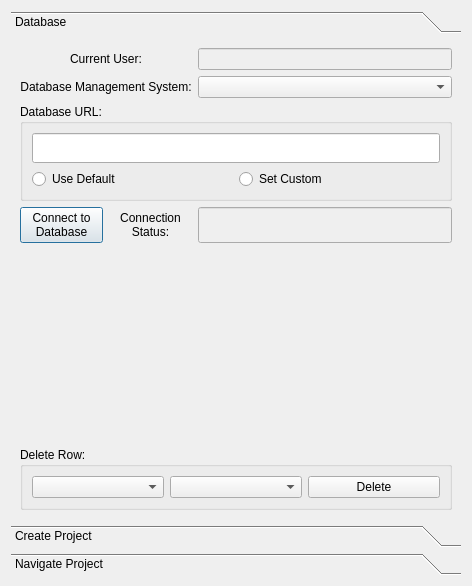
<?xml version="1.0" encoding="UTF-8"?>
<ui version="4.0">
 <class>proj_dialog</class>
 <widget class="QDialog" name="proj_dialog">
  <property name="windowModality">
   <enum>Qt::ApplicationModal</enum>
  </property>
  <property name="geometry">
   <rect>
    <x>0</x>
    <y>0</y>
    <width>472</width>
    <height>586</height>
   </rect>
  </property>
  <property name="sizePolicy">
   <sizepolicy hsizetype="Expanding" vsizetype="Fixed">
    <horstretch>0</horstretch>
    <verstretch>0</verstretch>
   </sizepolicy>
  </property>
  <property name="windowTitle">
   <string>Dialog</string>
  </property>
  <property name="modal">
   <bool>false</bool>
  </property>
  <layout class="QFormLayout" name="formLayout_2">
   <item row="2" column="0" colspan="2">
    <widget class="QToolBox" name="proj_toolbox">
     <property name="minimumSize">
      <size>
       <width>450</width>
       <height>550</height>
      </size>
     </property>
     <property name="currentIndex">
      <number>0</number>
     </property>
     <widget class="QWidget" name="proj_db_widget">
      <property name="geometry">
       <rect>
        <x>0</x>
        <y>0</y>
        <width>450</width>
        <height>457</height>
       </rect>
      </property>
      <attribute name="label">
       <string>Database</string>
      </attribute>
      <layout class="QGridLayout" name="gridLayout_5">
       <item row="1" column="0" colspan="2">
        <widget class="QLabel" name="proj_db_dbms_label">
         <property name="sizePolicy">
          <sizepolicy hsizetype="Preferred" vsizetype="Preferred">
           <horstretch>0</horstretch>
           <verstretch>0</verstretch>
          </sizepolicy>
         </property>
         <property name="text">
          <string>Database Management System:</string>
         </property>
         <property name="alignment">
          <set>Qt::AlignCenter</set>
         </property>
        </widget>
       </item>
       <item row="3" column="2">
        <widget class="QLineEdit" name="proj_db_status_lnedit">
         <property name="enabled">
          <bool>false</bool>
         </property>
         <property name="sizePolicy">
          <sizepolicy hsizetype="Expanding" vsizetype="Preferred">
           <horstretch>0</horstretch>
           <verstretch>0</verstretch>
          </sizepolicy>
         </property>
         <property name="alignment">
          <set>Qt::AlignCenter</set>
         </property>
        </widget>
       </item>
       <item row="1" column="2">
        <widget class="QComboBox" name="proj_db_dbms_combox">
         <property name="sizePolicy">
          <sizepolicy hsizetype="Preferred" vsizetype="Preferred">
           <horstretch>0</horstretch>
           <verstretch>0</verstretch>
          </sizepolicy>
         </property>
        </widget>
       </item>
       <item row="0" column="0" colspan="2">
        <widget class="QLabel" name="proj_db_user_label">
         <property name="text">
          <string>Current User:</string>
         </property>
         <property name="alignment">
          <set>Qt::AlignCenter</set>
         </property>
        </widget>
       </item>
       <item row="3" column="0">
        <widget class="QPushButton" name="proj_db_connect_pshbtn">
         <property name="text">
          <string>Connect to
Database</string>
         </property>
        </widget>
       </item>
       <item row="3" column="1">
        <widget class="QLabel" name="proj_db_status_label">
         <property name="text">
          <string>Connection
Status:</string>
         </property>
         <property name="alignment">
          <set>Qt::AlignCenter</set>
         </property>
        </widget>
       </item>
       <item row="0" column="2">
        <widget class="QLineEdit" name="proj_db_user_lnedit">
         <property name="enabled">
          <bool>false</bool>
         </property>
         <property name="alignment">
          <set>Qt::AlignCenter</set>
         </property>
        </widget>
       </item>
       <item row="11" column="0" colspan="3">
        <spacer name="proj_db_vspacer">
         <property name="orientation">
          <enum>Qt::Vertical</enum>
         </property>
         <property name="sizeHint" stdset="0">
          <size>
           <width>20</width>
           <height>40</height>
          </size>
         </property>
        </spacer>
       </item>
       <item row="2" column="0" colspan="3">
        <widget class="QGroupBox" name="proj_db_url_grpbox">
         <property name="title">
          <string>Database URL:</string>
         </property>
         <layout class="QGridLayout" name="gridLayout_6">
          <item row="0" column="0" colspan="2">
           <widget class="QLineEdit" name="proj_db_url_lnedit">
            <property name="sizePolicy">
             <sizepolicy hsizetype="Expanding" vsizetype="Preferred">
              <horstretch>0</horstretch>
              <verstretch>0</verstretch>
             </sizepolicy>
            </property>
            <property name="minimumSize">
             <size>
              <width>0</width>
              <height>30</height>
             </size>
            </property>
            <property name="alignment">
             <set>Qt::AlignCenter</set>
            </property>
           </widget>
          </item>
          <item row="1" column="1">
           <widget class="QRadioButton" name="proj_db_url_custom_radbtn">
            <property name="text">
             <string>Set Custom</string>
            </property>
           </widget>
          </item>
          <item row="1" column="0">
           <widget class="QRadioButton" name="proj_db_url_default_radbtn">
            <property name="text">
             <string>Use Default</string>
            </property>
           </widget>
          </item>
         </layout>
        </widget>
       </item>
       <item row="12" column="0" colspan="3">
        <widget class="QGroupBox" name="proj_db_del_grpbox">
         <property name="title">
          <string>Delete Row:</string>
         </property>
         <layout class="QHBoxLayout" name="horizontalLayout_3">
          <item>
           <widget class="QComboBox" name="proj_db_del_table_combox"/>
          </item>
          <item>
           <widget class="QComboBox" name="proj_db_del_rows_combox"/>
          </item>
          <item>
           <widget class="QPushButton" name="proj_db_del_pshbtn">
            <property name="text">
             <string>Delete</string>
            </property>
           </widget>
          </item>
         </layout>
        </widget>
       </item>
      </layout>
     </widget>
     <widget class="QWidget" name="proj_create_widget">
      <property name="geometry">
       <rect>
        <x>0</x>
        <y>0</y>
        <width>365</width>
        <height>565</height>
       </rect>
      </property>
      <attribute name="label">
       <string>Create Project</string>
      </attribute>
      <layout class="QGridLayout" name="gridLayout">
       <item row="0" column="1">
        <widget class="QFrame" name="proj_create_frame">
         <property name="sizePolicy">
          <sizepolicy hsizetype="Preferred" vsizetype="Preferred">
           <horstretch>0</horstretch>
           <verstretch>0</verstretch>
          </sizepolicy>
         </property>
         <property name="minimumSize">
          <size>
           <width>0</width>
           <height>0</height>
          </size>
         </property>
         <property name="focusPolicy">
          <enum>Qt::NoFocus</enum>
         </property>
         <property name="frameShape">
          <enum>QFrame::WinPanel</enum>
         </property>
         <property name="frameShadow">
          <enum>QFrame::Sunken</enum>
         </property>
         <layout class="QGridLayout" name="gridLayout_2">
          <item row="1" column="2">
           <widget class="QLineEdit" name="proj_create_name_lnedit">
            <property name="maxLength">
             <number>-1</number>
            </property>
           </widget>
          </item>
          <item row="1" column="1">
           <widget class="QLabel" name="proj_create_name_label">
            <property name="text">
             <string>Project Name:</string>
            </property>
            <property name="alignment">
             <set>Qt::AlignCenter</set>
            </property>
           </widget>
          </item>
          <item row="4" column="1" colspan="2">
           <widget class="QFrame" name="proj_create_btn_frame">
            <layout class="QHBoxLayout" name="horizontalLayout">
             <item>
              <widget class="QPushButton" name="proj_create_reset_pshbtn">
               <property name="text">
                <string>Reset</string>
               </property>
              </widget>
             </item>
             <item>
              <widget class="QPushButton" name="proj_create_create_pshbtn">
               <property name="text">
                <string>Create</string>
               </property>
              </widget>
             </item>
            </layout>
           </widget>
          </item>
          <item row="2" column="2">
           <widget class="QLineEdit" name="proj_create_code_lnedit">
            <property name="inputMask">
             <string/>
            </property>
            <property name="maxLength">
             <number>-1</number>
            </property>
           </widget>
          </item>
          <item row="3" column="1" colspan="2">
           <widget class="QGroupBox" name="proj_create_pipe_gbox">
            <property name="title">
             <string>Pipeline</string>
            </property>
            <layout class="QGridLayout" name="gridLayout_3">
             <item row="2" column="3">
              <widget class="QPushButton" name="proj_create_pipe_add_child_pshbtn">
               <property name="text">
                <string>Add Child Item</string>
               </property>
              </widget>
             </item>
             <item row="1" column="2" colspan="3">
              <widget class="QGroupBox" name="proj_create_tmplt_grpbox">
               <property name="title">
                <string>Generate from Template</string>
               </property>
               <layout class="QHBoxLayout" name="horizontalLayout_2">
                <item>
                 <widget class="QComboBox" name="proj_create_tmplt_combox"/>
                </item>
                <item>
                 <widget class="QPushButton" name="proj_create_tmplt_pshbtn">
                  <property name="sizePolicy">
                   <sizepolicy hsizetype="Maximum" vsizetype="Fixed">
                    <horstretch>0</horstretch>
                    <verstretch>0</verstretch>
                   </sizepolicy>
                  </property>
                  <property name="text">
                   <string>Load Template</string>
                  </property>
                 </widget>
                </item>
               </layout>
              </widget>
             </item>
             <item row="2" column="2">
              <widget class="QPushButton" name="proj_create_pipe_add_item_pshbtn">
               <property name="text">
                <string>Add Item</string>
               </property>
              </widget>
             </item>
             <item row="0" column="2" colspan="3">
              <widget class="QTreeView" name="proj_create_pipe_trview">
               <property name="minimumSize">
                <size>
                 <width>0</width>
                 <height>200</height>
                </size>
               </property>
               <property name="selectionBehavior">
                <enum>QAbstractItemView::SelectItems</enum>
               </property>
               <property name="sortingEnabled">
                <bool>true</bool>
               </property>
               <property name="animated">
                <bool>true</bool>
               </property>
               <property name="expandsOnDoubleClick">
                <bool>false</bool>
               </property>
               <attribute name="headerVisible">
                <bool>false</bool>
               </attribute>
              </widget>
             </item>
             <item row="2" column="4">
              <widget class="QPushButton" name="proj_create_pipe_del_item_pshbtn">
               <property name="text">
                <string>Delete Item</string>
               </property>
              </widget>
             </item>
            </layout>
           </widget>
          </item>
          <item row="0" column="2">
           <widget class="QLabel" name="proj_create_dir_label">
            <property name="frameShape">
             <enum>QFrame::WinPanel</enum>
            </property>
            <property name="text">
             <string/>
            </property>
            <property name="alignment">
             <set>Qt::AlignCenter</set>
            </property>
           </widget>
          </item>
          <item row="2" column="1">
           <widget class="QLabel" name="proj_create_code_label">
            <property name="text">
             <string>Project Code:</string>
            </property>
            <property name="alignment">
             <set>Qt::AlignCenter</set>
            </property>
           </widget>
          </item>
          <item row="0" column="1">
           <widget class="QPushButton" name="proj_create_dir_pshbtn">
            <property name="text">
             <string>Set Project
Directory</string>
            </property>
           </widget>
          </item>
         </layout>
        </widget>
       </item>
      </layout>
     </widget>
     <widget class="QWidget" name="proj_nav_widget">
      <property name="geometry">
       <rect>
        <x>0</x>
        <y>0</y>
        <width>194</width>
        <height>138</height>
       </rect>
      </property>
      <attribute name="label">
       <string>Navigate Project</string>
      </attribute>
      <layout class="QGridLayout" name="gridLayout_4">
       <item row="0" column="0">
        <widget class="QLabel" name="proj_nav_label">
         <property name="sizePolicy">
          <sizepolicy hsizetype="Maximum" vsizetype="Preferred">
           <horstretch>0</horstretch>
           <verstretch>0</verstretch>
          </sizepolicy>
         </property>
         <property name="text">
          <string>Current Project:</string>
         </property>
        </widget>
       </item>
       <item row="0" column="1">
        <widget class="QComboBox" name="proj_nav_combox"/>
       </item>
       <item row="2" column="0" colspan="2">
        <widget class="QTreeView" name="proj_nav_trview">
         <property name="editTriggers">
          <set>QAbstractItemView::NoEditTriggers</set>
         </property>
         <property name="alternatingRowColors">
          <bool>true</bool>
         </property>
         <property name="selectionBehavior">
          <enum>QAbstractItemView::SelectRows</enum>
         </property>
         <property name="sortingEnabled">
          <bool>true</bool>
         </property>
         <property name="animated">
          <bool>true</bool>
         </property>
         <property name="headerHidden">
          <bool>true</bool>
         </property>
         <property name="expandsOnDoubleClick">
          <bool>false</bool>
         </property>
         <attribute name="headerVisible">
          <bool>false</bool>
         </attribute>
        </widget>
       </item>
      </layout>
     </widget>
    </widget>
   </item>
  </layout>
 </widget>
 <resources/>
 <connections/>
</ui>
